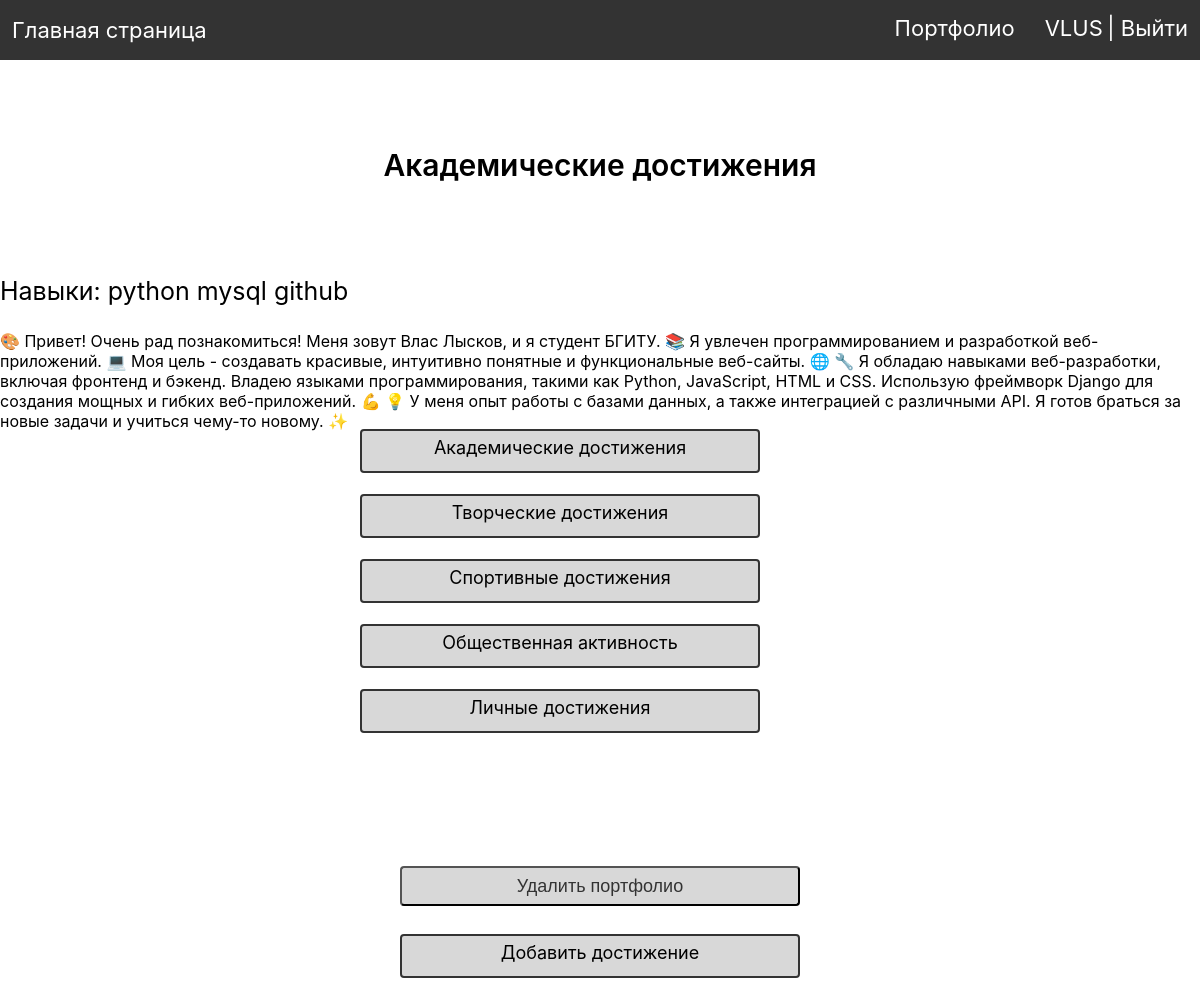
The app's page /profile/academic-achievements/ (signed in, upper part), older data.
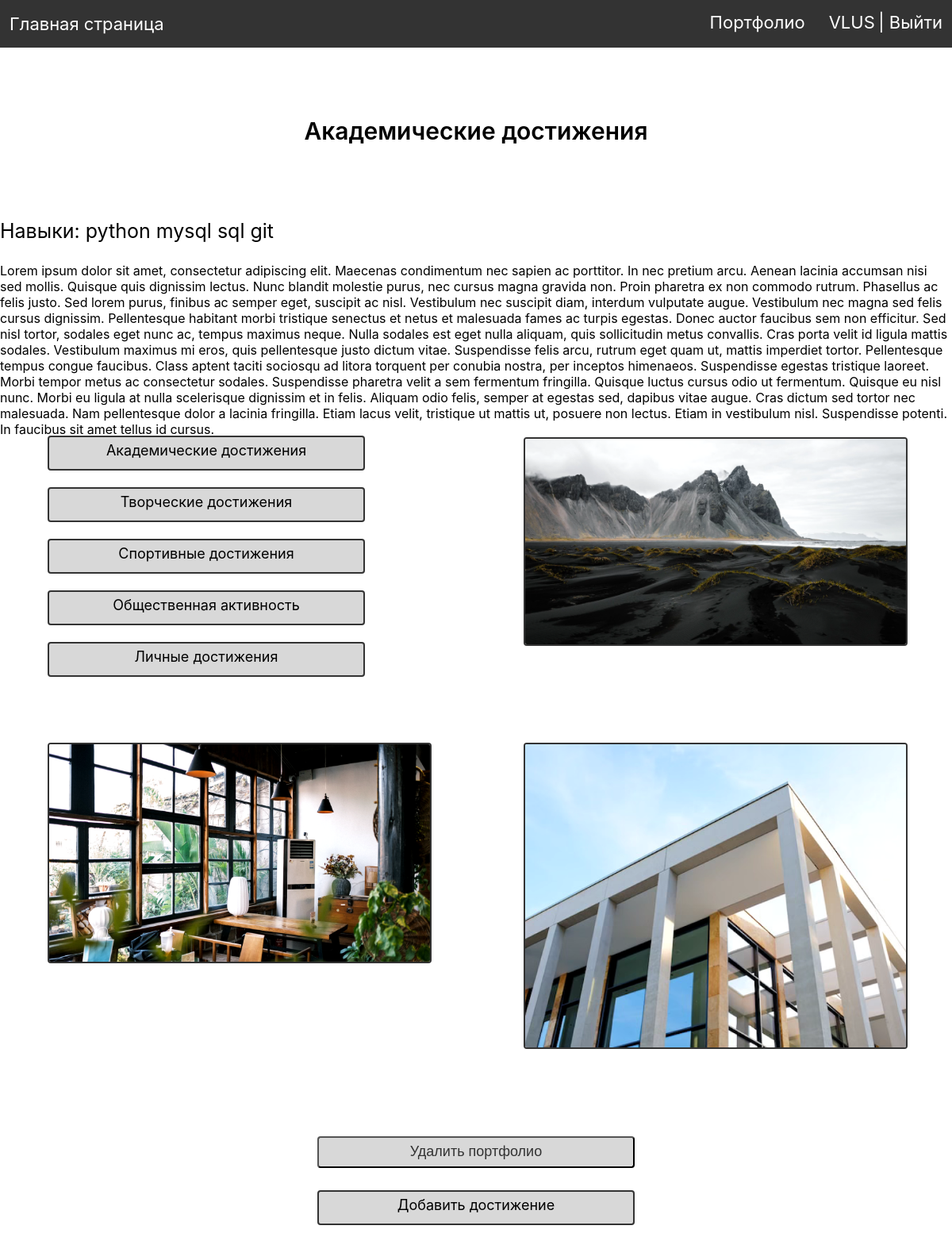
The same page, newer data.
### people/models.py (models this page shows, shortened)
class Category(models.Model):
    name = models.CharField(max_length=100, db_index=True, verbose_name="Категория")
    slug = models.SlugField(max_length=255, unique=True, db_index=True, verbose_name="URL")
    class Meta:
        verbose_name = 'Категория'
        verbose_name_plural = 'Категории'
        ordering = ['id']

class Portfolio(models.Model):
    user = models.OneToOneField(User, on_delete=models.CASCADE)
    slug = models.SlugField(max_length=255, unique=True, db_index=True, verbose_name="URL")
    creation_date = models.DateField(auto_now_add=True)
    update_date = models.DateField(auto_now=True)
    description = models.TextField(max_length=1765, verbose_name="Описание")
    skills = models.CharField(max_length=255, verbose_name="Навыки")
    class Meta:
        verbose_name = 'Портфолио'
        verbose_name_plural = 'Портфолио'
        ordering = ['-creation_date', 'user']

class AcademicAchievements(models.Model):
    user = models.ForeignKey(User, on_delete=models.CASCADE)
    image = models.ImageField(upload_to='photos/', verbose_name="Подтверждение")
    creation_date = models.DateField(auto_now_add=True)
    description = models.TextField(max_length=765, blank=True, verbose_name="Описание")
    cat = models.ForeignKey('Category', on_delete=models.PROTECT, null=True, verbose_name="Категория")
    class Meta:
        verbose_name = 'Достижения'
        verbose_name_plural = 'Достижения'
        ordering = ['-creation_date', 'user']

### people/views.py (the view)
# urls.py: path('profile/<slug:cat_slug>/', profile_cat, name='profile_cat'),
def profile_cat(request, cat_slug):
    if request.user.is_authenticated:
        try:
            category = get_object_or_404(Category, slug=cat_slug)
            portfolio = get_object_or_404(Portfolio, user=request.user)
            academic_achievements = AcademicAchievements.objects.filter(user=portfolio.user, cat=category)
        except Http404:
            return redirect('add_portfolio')
        data = {
            'show_academic_achievements': 'profile/academic-achievements',
            'show_creative_achievements': 'profile/creative-achievements',
            'show_sport_achievements': 'profile/sport-achievements',
            'show_social_activity': 'profile/social-activity  ',
            'show_personal_achievements': 'profile/personal-achievements',
            'back': 'profile',
            'portfolio': portfolio,
            'menu': menu,
            'title': achievements_dict[cat_slug],
            'academic_achievements': academic_achievements
        }
        return render(request, 'people/profile_cat.html', context=data)
    else:
        return redirect('login')

### people/templates/people/profile_cat.html (shortened to what this page needs)
{% extends 'people/base.html' %}
{% block content_css %}
{% load static %}
<link rel="stylesheet" type="text/css" href=" {% static 'people/css/portfolio_slug.css' %}">
{% endblock %}
{% block content %}
<div class="portfolio-container">
    <h1>{{title}}</h1>
    <div class="content">
        <p class="skills">Навыки: {{portfolio.skills}} </p>
        <p class="description">{{portfolio.description}}</p>
        <div class="card">
            <div class="clear">
                <a class="look" href="/{{show_academic_achievements}}">Академические достижения</a>
            </div>
            <div class="clear">
                <a class="look" href="/{{show_creative_achievements}}">Творческие достижения</a>
            </div>
            <div class="clear">
                <a class="look" href="/{{show_sport_achievements}}">Спортивные достижения</a>
            </div>
            <div class="clear">
                <a class="look" href="/{{show_social_activity}}">Общественная активность</a>
            </div>
            <div class="clear">
                <a class="look" href="/{{show_personal_achievements}}">Личные достижения</a>
            </div>
        </div>
            {% for achievement in academic_achievements %}
            <div class="card">
                <img src="{{ achievement.image.url }}" alt="Achievement Image">
            </div>
            {% endfor %}
    </div>
    <form action="{% url 'delete_portfolio' %}" method="POST">
          <button type="submit" class="but-delete">Удалить портфолио</button>
    </form>
    <div class="clear">
            <a class="look" href="{% url 'add_academic' %}">Добавить достижение</a>
    </div>
</div>
{% endblock %}

### people/templates/people/base.html (shortened to what this page needs)
<!DOCTYPE html>
<html lang="ru">
<head>
    {% load static %}
    <link rel="stylesheet" type="text/css" href=" {% static 'people/css/base.css' %}">
    {% block content_css %}
    {% endblock %}
</head>
<body>
    <nav class="navbar">
        <a href="/">Главная страница</a>
        <ul class="navbar-list">
            {% for m in menu %}
            <li>
                <a href="{% url m.url_n %}"> {{m.title}}</a>
            </li>
            {% endfor %}
            {% if request.user.is_authenticated %}
                <li> <a href="{% url 'profile' %}">{{user.username}}</a> <a href="{% url 'logout' %}">| Выйти</a></li>
            {% endif %}
        </ul>
    </nav>
    <section>
        <div class="intro" id="intro">
        <div class="container">
            {% block content %}
            {% endblock %}
        </div>
        </div>
    </section>
</body>
</html>

### people/static/people/css/base.css (style rules this page uses)
* { padding: 0; margin: 0; }
body { background-color: white; font-family: 'Inter'; }
h1 { margin-top: 50px; margin-bottom: 30px; font-weight: 600; font-size: 92px; line-height: 111.34px; letter-spacing: 10%; }
.navbar { background-color: #333; height: 36px; display: flex; align-items: center; justify-content: space-between; padding: 12px; }
.navbar a { font-size: 22px; line-height: 14px; font-weight: 400; letter-spacing: 20%; color: white; text-decoration: none; }
.navbar-list { display: flex; }
.navbar-list li { list-style-type: none; }
.navbar-list li + li { margin-left: 30px; }
.container { width: 100%; height: 100%; max-width: 1200px; margin: 0 auto; }
section { min-height: 100vh; }

### people/static/people/css/portfolio_slug.css (style rules this page uses)
.portfolio-container { display: flex; align-items: center; justify-content: center; flex-direction: column; }
h1 { text-align: center; font-size: 30px; }
.skills { font-size: 25px; width: 100%; margin-bottom: 25px; }
.content { margin-top: 25px; display: flex; flex-wrap: wrap; justify-content: space-around; }
img { width: 100%; border: 2px solid #333; border-radius: 4px; }
.card { width: 40%; display: flex; flex-direction: column; margin-bottom: 60px; }
.but-delete { width: 400px; height: 40px; font-weight: var(400); font-size: 18px; line-height: 16.94px; letter-spacing: 2%; color: #333; background-color: rgb(216, 216, 216); transition: all ease 0.5s; margin-bottom: 30px; margin-top: 50px; border-radius: 4px; }
.look { display: inline-block; width: 100%; height: 100%; margin-top: 10px; text-decoration: none; font-size: 18px; line-height: 14px; font-weight: 400; color: black; background-color: rgb(216, 216, 216); border: 2px solid #333; border-radius: 4px; text-align: center; padding-top: 10px; }
.clear { display: flex; align-items: center; justify-content: center; width: 400px; height: 30px; margin-bottom: 35px; }

Row changes from the older to the newer data that the page shows:
changed Portfolio: skills "python mysql github" → "python mysql sql git"; description "🎨 Привет! Очень рад познакомиться! Меня зовут Влас Лысков, и я студент БГИТУ. 📚 Я увлечен программированием и разработкой веб-приложений. 💻 Моя цель - создавать красивые, интуитивно понятные и функциональные веб-сайты. 🌐 🔧 Я обладаю навыками веб-разработки, включая фронтенд и бэкенд. Владею языками программирования, такими как Python, JavaScript, HTML и CSS. Использую фреймворк Django для создания мощных и гибких веб-приложений. 💪 💡 У меня опыт работы с базами данных, а также интеграцией с различными API. Я готов браться за новые задачи и учиться чему-то новому. ✨" → "Lorem ipsum dolor sit amet, consectetur adipiscing elit. Maecenas condimentum nec sapien ac porttitor. In nec pretium arcu. Aenean lacinia accumsan nisi sed mollis. Quisque quis dignissim lectus. Nunc blandit molestie purus, nec cursus magna gravida non. Proin pharetra ex non commodo rutrum. Phasellus ac felis justo. Sed lorem purus, finibus ac semper eget, suscipit ac nisl. Vestibulum nec suscipit diam, interdum vulputate augue. Vestibulum nec magna sed felis cursus dignissim. Pellentesque habitant morbi tristique senectus et netus et malesuada fames ac turpis egestas. Donec auctor faucibus sem non efficitur. Sed nisl tortor, sodales eget nunc ac, tempus maximus neque. Nulla sodales est…"
added AcademicAchievements: image (picture)
added AcademicAchievements: image (picture)
added AcademicAchievements: image (picture)
